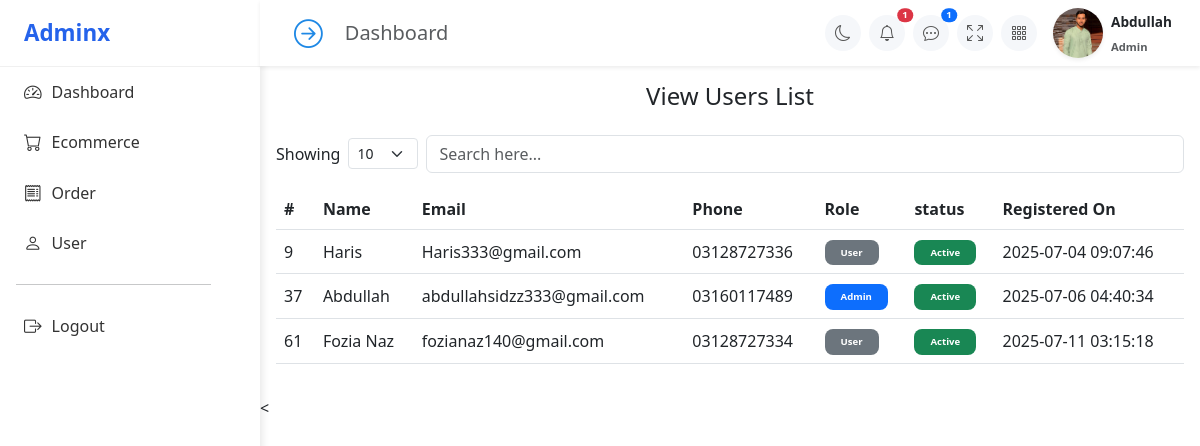
Screenshot of /Server/Admin-Panel/Users.php (signed in) with the database file from the repository.
### tables this page shows
CREATE TABLE `users` (
  `id` int(11) NOT NULL,
  `name` varchar(100) NOT NULL,
  `email` varchar(100) NOT NULL,
  `password` varchar(255) NOT NULL,
  `phone` varchar(20) DEFAULT NULL,
  `role` enum('user','admin') DEFAULT 'user',
  `status` enum('active','inactive') DEFAULT 'active',
  `created_at` datetime DEFAULT current_timestamp(),
  `updated_at` datetime DEFAULT current_timestamp() ON UPDATE current_timestamp(),
  `user_profile` varchar(255) NOT NULL DEFAULT '',
  `gender` enum('male','female') DEFAULT 'male',
  `email_token` varchar(255) DEFAULT NULL,
  `token_expiry` datetime DEFAULT NULL
);

### Server/Admin-Panel/Users.php (the view, shortened to what this page needs)
<?php
include("./Sidebar.php");
?>
<div class="container  p-3">
  <h4 class="mb-4 text-center ">View Users List</h4>
  <div class="d-flex justify-content-between align-items-center mb-3 flex-wrap gap-2 table-control-wrapper">
    <div class="d-flex align-items-center gap-2 flex-wrap">
      <label for="showEntries">Showing</label>
      <select id="showEntries" class="form-select form-select-sm" style="width: 70px;">
        <option selected>10</option>
      </select>
    </div>
    <input type="text" class="form-control w-50 flex-grow-1 " placeholder="Search here..." />
  </div>
  <div c>
    <table class="table table-hover    align-middle">
      <thead  >
        <tr>
          <th>#</th>
          <th>Name</th>
          <th>Email</th>
          <th>Phone</th>
          <th>Role</th>
          <th>status</th>
          <th>Registered On</th>
        </tr>
      </thead>
      <tbody>
        <?php
        $sql = "SELECT * from users";
        $result = $conn->query($sql);
        while ($row = $result->fetch_assoc()) {
        ?>
          <tr>
            <td><?= $row['id'] ?></td>
            <td><?= $row['name'] ?></td>
            <td><?= $row['email'] ?></td>
            <td><?= $row['phone'] ?></td>
            <td>
    <button type="button" class="badge border-0 rounded-3 px-3 py-2 text-white
        <?= $row['role'] === 'admin' ? 'bg-primary' : 'bg-secondary' ?>">
        <?= ucfirst($row['role']) ?>
    </button>
</td>
<td>
    <button type="button" class="badge border-0 rounded-3 px-3 py-2 text-white
        <?= $row['status'] === 'active' ? 'bg-success' : 'bg-danger' ?>">
        <?= ucfirst($row['status']) ?>
    </button>
</td>
            <td><?= $row['created_at'] ?></td>
          </tr>
        <?php
        }
        ?>
      </tbody>
    </table>
  </div>
</div>
<

### Server/Admin-Panel/Sidebar.php (shortened to what this page needs)
<?php
include("./config/db.php");
if (isset($_SESSION['admin_id'])) {
  $admin_id = $_SESSION['admin_id'] ?? "";
  $sql = "SELECT * FROM users WHERE id = $admin_id  ";
  $result = $conn->query($sql);
  if ($row = $result->fetch_assoc()) {
    $adminName = $row['name'] ?? "";
  }
}
?>
<div class="sidebar active " id="sidebar">
  <div class="logo ">Adminx</div>
  <div id="sidebarAccordion">
    <ul class="nav flex-column">
      <li class="nav-item">
        <a class="nav-link" href="./Dashbboard.php">
          <i class="bi bi-speedometer2"></i> Dashboard
        </a>
      </li>
      <li class="nav-item">
        <a class="nav-link" data-bs-toggle="collapse" href="#ecommerceMenu" role="button">
          <i class="bi bi-cart"></i> Ecommerce
        </a>
      </li>
      <li class="nav-item">
        <a class="nav-link" data-bs-toggle="collapse" href="#orderMenu" role="button">
          <i class="bi bi-receipt"></i> Order
        </a>
      </li>
      <li class="nav-item">
        <a class="nav-link" data-bs-toggle="collapse" href="#userMenu" role="button">
          <i class="bi bi-person"></i> User
        </a>
      </li>
      <hr class="w-75 mx-3">
      <li class="nav-item">
        <a class="nav-link" href="../Process/logout-admin.php">
          <i class="bi bi-box-arrow-right"></i> Logout
        </a>
      </li>
    </ul>
  </div>
</div>
<div class="content-wrapper shifted" id="contentWrapper">
  <nav class="navbar navbar-expand-lg navbar-light bg-white shadow-sm px-3 py-2 sticky-top">
    <div class="container-fluid d-flex align-items-center">
      <button id="sidebarToggle" class="sidebar-toggle-btn me-3">
        <i id="toggleIcon" class="bi bi-arrow-right-circle"></i>
      </button>
      <div class="flex-grow-1 me-3">
        <h5 class="mb-0 text-muted">Dashboard</h5>
      </div>
      <ul class="navbar-nav flex-row align-items-center gap-2">
        <li class="nav-item">
          <a class="nav-link icon-btn" href="#">
            <i class="bi bi-moon"></i>
          </a>
        </li>
        <li class="nav-item position-relative">
          <a class="nav-link icon-btn" href="#">
            <i class="bi bi-bell"></i>
            <span class="badge bg-danger rounded-pill position-absolute top-0 start-100 translate-middle">1</span>
          </a>
        </li>
        <li class="nav-item position-relative">
          <a class="nav-link icon-btn" href="#">
            <i class="bi bi-chat-dots"></i>
            <span class="badge bg-primary rounded-pill position-absolute top-0 start-100 translate-middle">1</span>
          </a>
        </li>
        <li class="nav-item">
          <a class="nav-link icon-btn" href="#">
            <i class="bi bi-arrows-fullscreen"></i>
          </a>
        </li>
        <li class="nav-item">
          <a class="nav-link icon-btn" href="#">
            <i class="bi bi-grid-3x3-gap"></i>
          </a>
        </li>
        <li class="nav-item d-flex align-items-center ms-2">
          <a><img src="./assets/Images/Abdullah.jpg"
              class="shadow-sm me-2"
              style="border-radius: 50%; object-fit: cover;"
              width="50" height="50" alt="User">
          </a>
          <div class="user-info">
            <span class="fw-semibold "><?= $adminName ?></span><br>
            <small class="text-muted fw-bolder">Admin</small>
          </div>
        </li>
      </ul>
    </div>
  </nav>

### Server/Admin-Panel/Assets/CSS/admin.css (style rules this page uses)
.sidebar { position: fixed; top: 0; left: -260px; width: 260px; height: 100%; background-color: #fff; box-shadow: 2px 0 8px rgba(0,0,0,0.1); transition: left 0.3s ease; z-index: 1000; overflow-y: auto; }
.sidebar.active { left: 0; }
.sidebar .logo { padding: 1rem 1.5rem; font-size: 1.4rem; font-weight: bold; color: #2563EB ; border-bottom: 1px solid #f0f0f0; }
.sidebar .nav-link { padding: 0.75rem 1.5rem; color: #333; font-weight: 500; display: flex; align-items: center; }
.sidebar .nav-link i { margin-right: 10px; font-size: 1.1rem; }
.content-wrapper { margin-left: 0; transition: margin-left 0.3s ease; }
.content-wrapper.shifted { margin-left: 260px; }
.sidebar-toggle-btn { border: none; background: transparent; font-size: 1.8rem; color: #1e88e5; cursor: pointer; transition: transform 0.3s ease, color 0.3s ease; }
.icon-btn { background-color: #f5f7fa; border-radius: 50%; width: 36px; height: 36px; display: flex; align-items: center; justify-content: center; color: #555; position: relative; transition: all 0.2s ease; }
.badge { font-size: 0.6rem; padding: 2px 5px; }
.user-info span { font-size: 0.85rem; }
.user-info small { font-size: 0.7rem; }

### Server/Admin-Panel/Sidebar.php (style rules this page uses)
.content-wrapper { margin-left: 0; transition: margin-left 0.3s ease; }
.content-wrapper.shifted { margin-left: 260px; }
.sidebar-toggle-btn { border: none; background: transparent; font-size: 1.8rem; color: #1e88e5; cursor: pointer; transition: transform 0.3s ease, color 0.3s ease; }
.icon-btn { background-color: #f5f7fa; border-radius: 50%; width: 36px; height: 36px; display: flex; align-items: center; justify-content: center; color: #555; position: relative; transition: all 0.2s ease; }
.badge { font-size: 0.6rem; padding: 2px 5px; }
.user-info span { font-size: 0.85rem; }
.user-info small { font-size: 0.7rem; }
.sidebar { position: fixed; top: 0; left: -260px; width: 260px; height: 100%; background-color: #fff; box-shadow: 2px 0 8px rgba(0, 0, 0, 0.1); transition: left 0.3s ease; z-index: 1000; overflow-y: auto; }
.sidebar { left: -260px; }
.sidebar.active { left: 0; }
.sidebar .logo { padding: 1rem 1.5rem; font-size: 1.4rem; font-weight: bold; color: #2563EB; border-bottom: 1px solid #f0f0f0; text-decoration: none; }
.sidebar .nav-link { padding: 0.75rem 1.5rem; color: #333; font-weight: 500; display: flex; align-items: center; }
.sidebar .nav-link i { margin-right: 10px; font-size: 1.1rem; }

### rows the page displays
users: name "Abdullah", id "37", email "abdullahsidzz333@gmail.com", phone "03160117489", role "Admin", status "Active", created_at "2025-07-06 04:40:34"
users: id "9", name "Haris", email "Haris333@gmail.com", phone "03128727336", role "User", status "Active", created_at "2025-07-04 09:07:46"
users: id "61", name "Fozia Naz", email "fozianaz140@gmail.com", phone "03128727334", role "User", status "Active", created_at "2025-07-11 03:15:18"
